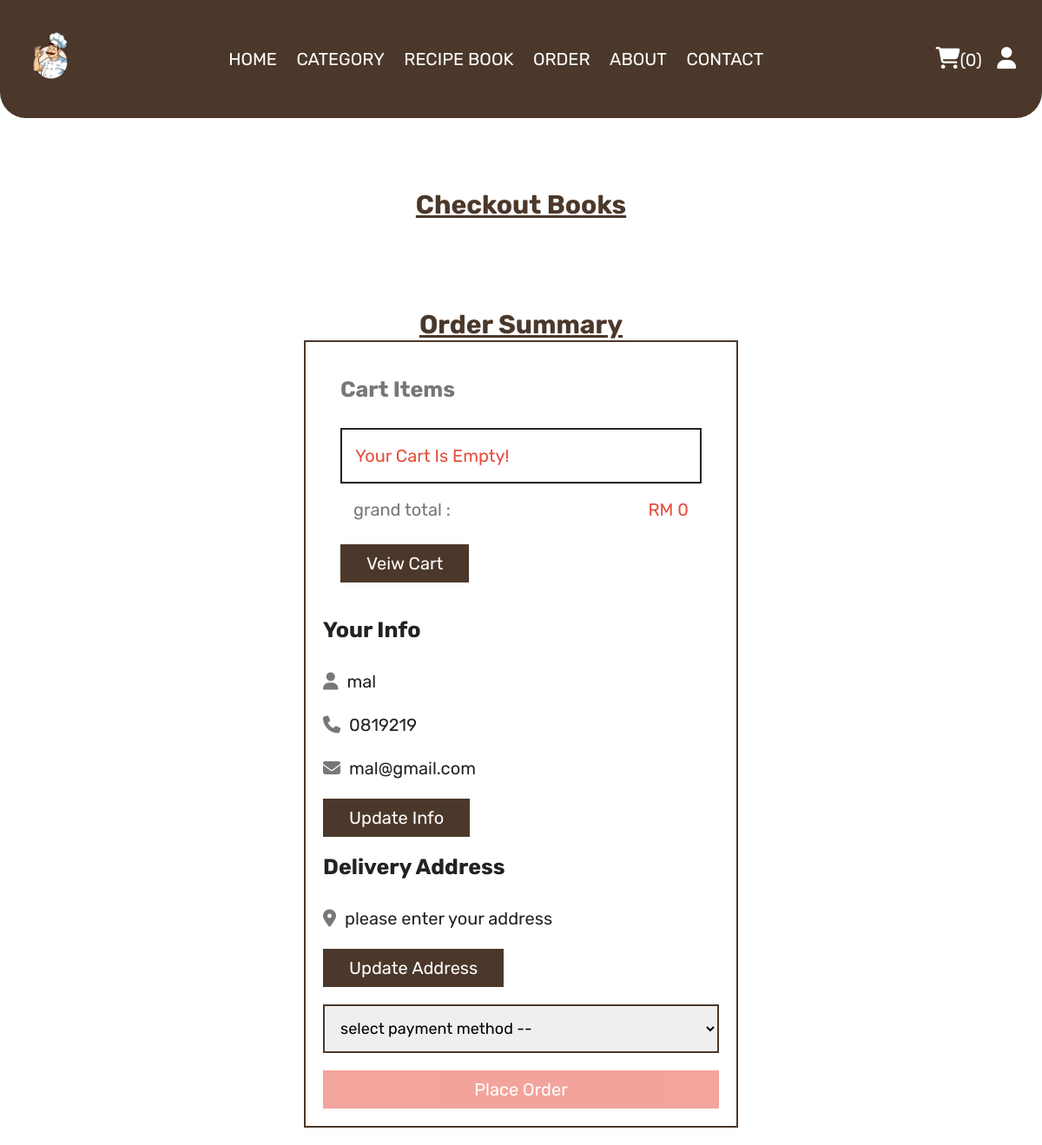
Screenshot of /checkout.php (signed in) with the database file from the repository.
### tables this page shows
CREATE TABLE `users` (
  `id` int(100) NOT NULL,
  `name` varchar(20) NOT NULL,
  `email` varchar(50) NOT NULL,
  `number` varchar(10) NOT NULL,
  `password` varchar(50) NOT NULL,
  `address` varchar(500) NOT NULL
);

### checkout.php (the view, shortened to what this page needs)
<?php
include 'components/connect.php';
if(isset($_SESSION['user_id'])){
   $user_id = $_SESSION['user_id'];
}else{
   $user_id = '';
   header('location:home.php');
};
?>
<!DOCTYPE html>
<html lang="en">
<head>
   <link rel="stylesheet" href="https://cdnjs.cloudflare.com/ajax/libs/font-awesome/6.1.1/css/all.min.css">
   <link rel="stylesheet" href="css/style.css">
</head>
<body>
<?php include 'components/user_header.php'; ?>
<div class="heading">
   <h3>Checkout Books</h3>
</div>
<section class="checkout">
   <h1 class="title">Order Summary</h1>
<form action="" method="post">
   <div class="cart-items">
      <h3>Cart Items</h3>
      <?php
         $grand_total = 0;
         $cart_items[] = '';
         $select_cart = $conn->prepare("SELECT * FROM `cart` WHERE user_id = ?");
         $select_cart->execute([$user_id]);
         if($select_cart->rowCount() > 0){
            while($fetch_cart = $select_cart->fetch(PDO::FETCH_ASSOC)){
               $cart_items[] = $fetch_cart['name'].' ('.$fetch_cart['price'].' x '. $fetch_cart['quantity'].') - ';
               $total_products = implode($cart_items);
               $grand_total += ($fetch_cart['price'] * $fetch_cart['quantity']);
      ?>
      <p><span class="name"><?= $fetch_cart['name']; ?></span><span class="price">$<?= $fetch_cart['price']; ?> x <?= $fetch_cart['quantity']; ?></span></p>
      <?php
            }
         }else{
            echo '<p class="empty">your cart is empty!</p>';
         }
      ?>
      <p class="grand-total"><span class="name">grand total :</span><span class="price">RM <?= $grand_total; ?></span></p>
      <a href="cart.php" class="btn">veiw cart</a>
   </div>
   <div class="user-info">
      <h3>your info</h3>
      <p><i class="fas fa-user"></i><span><?= $fetch_profile['name'] ?></span></p>
      <p><i class="fas fa-phone"></i><span><?= $fetch_profile['number'] ?></span></p>
      <p><i class="fas fa-envelope"></i><span><?= $fetch_profile['email'] ?></span></p>
      <a href="update_profile.php" class="btn">update info</a>
      <h3>delivery address</h3>
      <p><i class="fas fa-map-marker-alt"></i><span><?php if($fetch_profile['address'] == ''){echo 'please enter your address';}else{echo $fetch_profile['address'];} ?></span></p>
      <a href="update_address.php" class="btn">update address</a>
      <select name="method" class="box" required>
         <option value="" disabled selected>select payment method --</option>
      </select>
      <input type="submit" value="place order" class="btn <?php if($fetch_profile['address'] == ''){echo 'disabled';} ?>" style="width:100%; background:var(--red); color:var(--white);" name="submit">
   </div>
</form>
</section>
</body>
</html>

### css/style.css (style rules this page uses)
:root { --yellow:#fed330; --red:#e74c3c; --white:#fff; --black:#222; --light-color:#777; --border:.2rem solid var(--black); --border2 : .2rem solid var(--coklat); --coklat : #4b382a; --coklat2 : #795c32; }
* { font-family: 'Rubik', sans-serif; margin:0; padding:0; box-sizing: border-box; outline: none; border: none; text-decoration: none; }
html { font-size: 62.5%; overflow-x: hidden; scroll-behavior: smooth; stop-opacity: 7rem; }
section { margin:0 auto; max-width: 1200px; padding:2rem; }
.title { font-size: 3rem; color:var(--coklat); text-transform: capitalize; text-decoration: underline; text-align: center; }
.heading { display: flex; align-items: center; justify-content: center; gap:1rem; flex-flow: column; min-height: 20rem; }
.heading h3 { font-size: 3rem; color:var(--coklat); text-transform: capitalize; text-decoration: underline; }
.btn, .delete-btn { margin-top: 1rem; display: inline-block; font-size: 2rem; padding:1rem 3rem; cursor: pointer; text-transform: capitalize; transition: .2s linear; }
.btn { background-color: var(--coklat); color:var(--white); }
.disabled { opacity: .5; user-select: none; pointer-events: none; }
.empty { border:var(--border); padding:1.5rem; text-align: center; width: 100%; font-size: 2rem; text-transform: capitalize; color:var(--red); }
.checkout form { max-width: 50rem; margin:0 auto; border:var(--border2); padding:2rem; }
.checkout form h3 { font-size: 2.5rem; text-transform: capitalize; padding: 2rem 0; color:var(--black); }
.checkout form .cart-items { padding:2rem; padding-top: 0; }
.checkout form .cart-items h3 { color:var(--light-color); }
.checkout form .cart-items p { display: flex; align-items: center; gap:1.5rem; justify-content: space-between; margin:1rem 0; line-height: 1.5; font-size: 2rem; }
.checkout form .cart-items p .name { color:var(--light-color); }
.checkout form .cart-items p .price { color:var(--coklat2); }
.checkout form .cart-items .grand-total { background-color: var(--white); padding:.5rem 1.5rem; }
.checkout form .cart-items .grand-total .price { color:var(--red); }
.checkout form .user-info p { font-size: 2rem; line-height: 1.5; padding:1rem 0; }
.checkout form .user-info p i { color:var(--light-color); margin-right: 1rem; }
.checkout form .user-info p span { color:var(--black); }
.checkout form .user-info .box { width: 100%; border:var(--border2); padding:1.4rem; margin-top: 2rem; margin-bottom: 1rem; font-size: 1.8rem; }

### rows the page displays
users: name "mal", number "0819219", email "mal@gmail.com", submit "place order"

### other values shown
$total_cart_items "0"
$grand_total "0"
